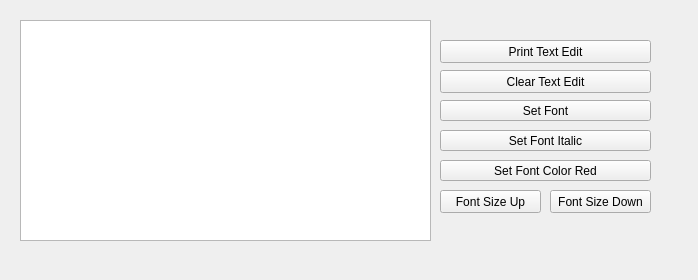
<?xml version="1.0" encoding="UTF-8"?>
<ui version="4.0">
 <class>Form</class>
 <widget class="QWidget" name="Form">
  <property name="geometry">
   <rect>
    <x>0</x>
    <y>0</y>
    <width>698</width>
    <height>280</height>
   </rect>
  </property>
  <property name="windowTitle">
   <string>Form</string>
  </property>
  <widget class="QPushButton" name="btn_setFont">
   <property name="geometry">
    <rect>
     <x>440</x>
     <y>100</y>
     <width>211</width>
     <height>21</height>
    </rect>
   </property>
   <property name="text">
    <string>Set Font</string>
   </property>
  </widget>
  <widget class="QPushButton" name="btn_fontSizeUp">
   <property name="geometry">
    <rect>
     <x>440</x>
     <y>190</y>
     <width>101</width>
     <height>23</height>
    </rect>
   </property>
   <property name="text">
    <string>Font Size Up</string>
   </property>
  </widget>
  <widget class="QPushButton" name="btn_printTextEdit">
   <property name="geometry">
    <rect>
     <x>440</x>
     <y>40</y>
     <width>211</width>
     <height>23</height>
    </rect>
   </property>
   <property name="text">
    <string>Print Text Edit</string>
   </property>
  </widget>
  <widget class="QPushButton" name="btn_clearTextEdit">
   <property name="geometry">
    <rect>
     <x>440</x>
     <y>70</y>
     <width>211</width>
     <height>23</height>
    </rect>
   </property>
   <property name="text">
    <string>Clear Text Edit</string>
   </property>
  </widget>
  <widget class="QTextEdit" name="textEdit">
   <property name="geometry">
    <rect>
     <x>20</x>
     <y>20</y>
     <width>411</width>
     <height>221</height>
    </rect>
   </property>
  </widget>
  <widget class="QPushButton" name="btn_setFontItalic">
   <property name="geometry">
    <rect>
     <x>440</x>
     <y>130</y>
     <width>211</width>
     <height>21</height>
    </rect>
   </property>
   <property name="text">
    <string>Set Font Italic</string>
   </property>
  </widget>
  <widget class="QPushButton" name="btn_setFontColor">
   <property name="geometry">
    <rect>
     <x>440</x>
     <y>160</y>
     <width>211</width>
     <height>21</height>
    </rect>
   </property>
   <property name="text">
    <string>Set Font Color Red</string>
   </property>
  </widget>
  <widget class="QPushButton" name="btn_fontSizeDown">
   <property name="geometry">
    <rect>
     <x>550</x>
     <y>190</y>
     <width>101</width>
     <height>23</height>
    </rect>
   </property>
   <property name="text">
    <string>Font Size Down</string>
   </property>
  </widget>
 </widget>
 <resources/>
 <connections/>
</ui>
